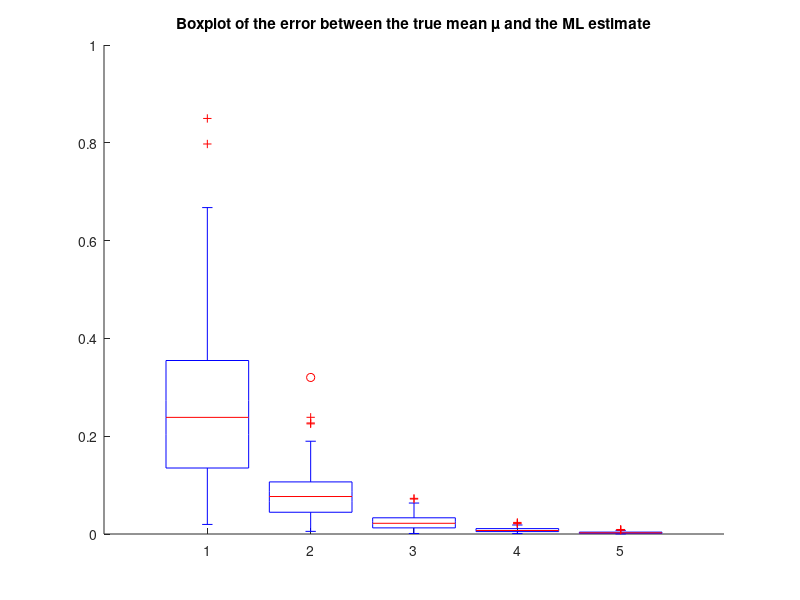

The MATLAB source for this figure:
function mean_Boxplot
% Gets value of errors from mean_error function for 
% N = 10, 100, 1000, 10000, 100000.
Data=[ mean_error(10).';
       mean_error(100).';
       mean_error(1000).';
       mean_error(10000).';
       mean_error(100000).'];
hold on
boxplot(Data.');% plots the boxplot
title("Boxplot of the error between the true mean µ and the ML estimate")
hold off
end

% Function which takes N as input and returns array of errors in mean
function  Z=mean_error(N)
Z=zeros(100,1); % Empty array initialized with zero
rng(N);         % Fixed seed as hard-coded integer
C=[1.6250 -1.9486;-1.9486 3.8750]; % Given Covariance Matrix
Mean = [1;2];       % Given Mean
[Q, D]=eig(C);      % Q is orthonormal matrix which diagonalise C
                    % into diagonal matrix D  
A= Q*sqrt(D);       % As derived in report
for j=1:100         % For loop to repeat experiment 100 times
    W=randn(2,N);   % W matrix consists univariate gaussians in 2xN matrix 
    Y=A*W+repmat(Mean,1,N);     %repmat repeats the mean 1*N times
    p=(sum(Y.')/N)-Mean.';      % Uses sum function and gives difference between empirical mean and true mean
    a=sqrt( p(1,1)*p(1,1) + p(1,2)*p(1,2)); % Calculating numerator according to formula given in question
    b= sqrt(5);                 % Denominator of formula given in question
    Z(j)=a/b;                   % error
end
end